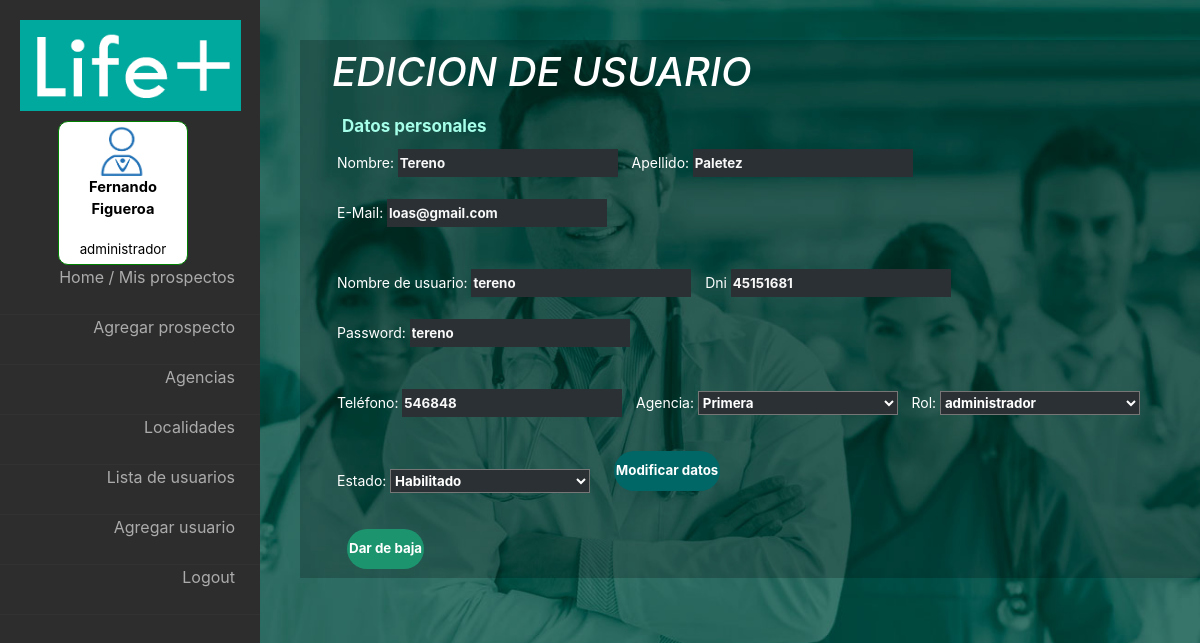
/controllers/editarusuario.php?id_usu=1 (signed in), run on the app's committed database.
### tables this page shows
CREATE TABLE `usuarios` (
  `id_usuario` int(5) NOT NULL,
  `id_rol` int(5) NOT NULL,
  `id_agencia` int(5) DEFAULT NULL,
  `id_legajo` int(5) NOT NULL,
  `password` varchar(50) NOT NULL,
  `estado` int(1) NOT NULL,
  `nombre_usuario` varchar(20) NOT NULL
);

CREATE TABLE `legajos` (
  `id_legajo` int(5) NOT NULL,
  `nombre` varchar(50) NOT NULL,
  `apellido` varchar(50) NOT NULL,
  `email` varchar(50) NOT NULL,
  `dni` int(8) NOT NULL,
  `telefono` int(10) NOT NULL
);

### fw/View.php (called while the page is built)
<?php
abstract class View {
	public function render() {
		include '../html/'.get_class($this).'.php';
	}
}

### fw/Database.php (called while the page is built, shortened)
<?php
class Database {
	private $res;
	private $cn = false;
	private static $instance = false;
	public static function getInstance() {
		if(! self::$instance) self::$instance = new Database;
		return self::$instance;
	}
	private function connectIfNotConnected() {
		if(!$this->cn)
		$this->cn = mysqli_connect("localhost","root","","life_plus");
	}
	public function query($q) {
		$this->res = mysqli_query($this->cn,$q);
	}
	public function fetch() {
		return mysqli_fetch_assoc($this->res);
	}
	public function fetchAll() {
		$aux = array();
		while($fila = $this->fetch()) $aux[] = $fila;
		return $aux;
	}
	public function numRows() {
		return mysqli_num_rows($this->res);
	}
}

### fw/Model.php (called while the page is built, shortened)
<?php
abstract class Model {
	public function __construct() {
		$this->db = Database::getInstance();
	}
}

### models/Usuarios.php (called while the page is built, shortened)
<?php
class Usuarios extends Model {
	public function existeUsuario($id_usuario) {
		$this->db->query("SELECT * FROM usuarios
						  WHERE id_usuario=".$id_usuario . " LIMIT 1;");
		return true;
	}
	public function getUsuario($id_usuario){
		if ($this->existeUsuario($id_usuario) == true) {
			$this->db->query("SELECT u.id_usuario as id_usuario, u.nombre_usuario as nombre_usuario, l.nombre as nombre, l.apellido as apellido, l.email as email, l.dni as dni, l.telefono as telefono, u.password as password, r.nombre as rol,r.id_rol as id_rol, a.nombre as agencia, e.nombre as estado, u.id_agencia as id_agencia
							FROM usuarios as u
							LEFT JOIN legajos as l ON u.id_legajo = l.id_legajo
							LEFT JOIN roles as r ON u.id_rol = r.id_rol
							LEFT JOIN agencias as a ON u.id_agencia = a.id_agencia
							LEFT JOIN estados as e ON u.estado = e.id_estado
							WHERE u.id_usuario=".$id_usuario);
			return $this->db->fetch();
		}
		else{
			die('no existe usuario');
		}
	}
}

### models/Agencias.php (called while the page is built, shortened)
<?php
class Agencias extends Model {
	public function getTodas() {
		$this->db->query("SELECT a.nombre as nombre,a.id_agencia id_agencia FROM agencias a
						  WHERE a.habilitada = 1;");
		return $this->db->fetchAll();
	}
}

### models/Roles.php (called while the page is built)
<?php
class Roles extends Model {
	public function getTodos() {
		$this->db->query("SELECT id_rol, nombre
						  FROM roles");
		return $this->db->fetchAll();
	}
}

### html/FormEdicionUsuario.php (the view, shortened to what this page needs)
<?php
if($_SESSION['id_rol'] == 1)
include("../html/LeftMenuAdmin.php");
else if ($_SESSION['id_rol'] == 3)
include("../html/LeftMenuSupervisor.php");
else
include("../html/LeftMenuBase.php");
	$selectedHabilitado = "";
 ?>
		<?php $u=$this->usuario ?>
		<?php $a=$this->agencias ?>
		<?php $r=$this->roles ?>
		<div id="contenedor" >
			<h1> EDICION DE USUARIO </h1>
			<div id="sub_titulo">Datos personales</div>
			<form method="post" action="">
				<div class="div_in"><label for="n">Nombre:</label>
					<input id="n" type="text" name="nombre" disable value="<?=$u['nombre']?>"></input>
				</div>
				<div class="div_in"><label for="a">Apellido:</label>
					<input  id="a"type="text" name="apellido" disable value="<?=$u['apellido']?>"></input>
				</div>
				<div class="div_in"><label for="e">E-Mail:</label>
					<input id="e"type="text" name="email" disable  value="<?=$u['email']?>"></input>
				</div>
				<br/><br/>
				<div class="div_in"><label for="nu">Nombre de usuario:</label>
					<input  id="nu"type="text" disable name="nombre_usuario" value="<?=$u['nombre_usuario']?>"></input>
				</div>
				<div class="div_in"><label for="dni">Dni</label>
					<input  id="dni"type="text" disable name="dni" value="<?=$u['dni']?>"></input>
				</div>
				<div class="div_in"><label for="nu">Password:</label>
					<input  id="p"type="text" name="password" disable value="<?=$u['password']?>"></input>
				</div>
				<br/><br/>
				<div class="div_in"><label for="n">Teléfono:</label>
					<input id="t"type="text" disable name="telefono" value="<?=$u['telefono']?>"></input>
				</div>
				<div class="div_in">
				<label for="agencia">Agencia: </label>
				<select id="agencia" name="id_agencia"  style="width: 200px;" onchange="cambia()">
					<?php foreach ($a as $key) { ?>
		 				<option value="<?=$key['id_agencia']?>"><?=$key['nombre']?></option>
		 			<?php } ?>
		 		</select>
		 		</div>
		 		<div class="div_in">
		 		<label for="rol">Rol: </label>
				<select id="rol" name="id_rol" style="width: 200px;" onchange="cambia()">
					<?php foreach ($r as $key) { ?>
		 				<option value="<?=$key['id_rol']?>"><?=$key['nombre']?></option>
		 			<?php } ?>
		 		</select>
		 		</div>
		 		<div class="div_in">
		 		<label for="estado">Estado: </label>
				<select id="estado" name="id_estado" style="width: 200px;" onchange="cambia()">
		 				<?php if ($u["estado"] == 'Deshabilitado') $selectedDeshabilitado = 'selected="selected"'; else $selectedHabilitado = 'selected="selected"'; ?>
						 <option <?=$selectedHabilitado?> value="1">Habilitado</option>
		 		</select>
		 		</div>
				<div class="div_in"><input type="submit" name="modif" id="modif"  class="boton" value="Modificar datos"></div>
			</form>
			<form onsubmit="return confirm('¿Seguro que desea dar de baja a este usuario?');" action="bajausuario.php" method="post">
				<div class="div_in"><input id="baja" style="cursor:pointer" type="submit" class="boton" value="Dar de baja" /></div>
			</form>
		</div>
	</div>
</body>
</html>

### css/stylehome.css (style rules this page uses)
* { margin:0px; padding:0px; }
h1 { font-style: normal; font-style: oblique; color:white !important; }
div.div_in label { font-size: 14px; }
body { object-position: center; font-family: arial; background: url("fondo.jpg") no-repeat center; background-attachment: fixed; background-size: cover; height: 100vh; }
#contenedor { background: rgba(0, 0, 0, .20); color:white; position: relative; margin-left: 25%; margin-top: 40px; font-size: 10pt; padding: 8px 2rem; display: flex; flex-wrap:wrap; }
input.boton { height: 100%; box-sizing: border-box; margin: 10px; background: #1c956e;; color: white; border-radius: 20px; font-weight: bold; display: inline; float: right; }
input { height: 70%; background: #2b3035; color: #f8f8f8; font-weight: bold; border-color: transparent; margin-left: 7px; }
select { width: 100px; background-color: #2b3035; color: white; font-weight: bold; height: 60%; }
#sub_titulo { width: 100%; height: 30px; font-weight: bold; box-sizing: border-box; padding: 5px; margin: 5px; font-size: 17px; color:#a6ffe9; }
div.div_in { margin: 5px; box-sizing: border-box; display: inline-block; height: 40px; }

### data on the page
usuarios: nombre "Tereno", apellido "Paletez", email "loas@gmail.com", nombre_usuario "tereno", dni "45151681", password "tereno", telefono "546848"

### other printed values
$_SESSION['nombre_legajo'] "Fernando"
$_SESSION['apellido_legajo'] "Figueroa"
$_SESSION['nombre_rol'] "administrador"
form field id_agencia "Primera"
form field id_rol "administrador"
